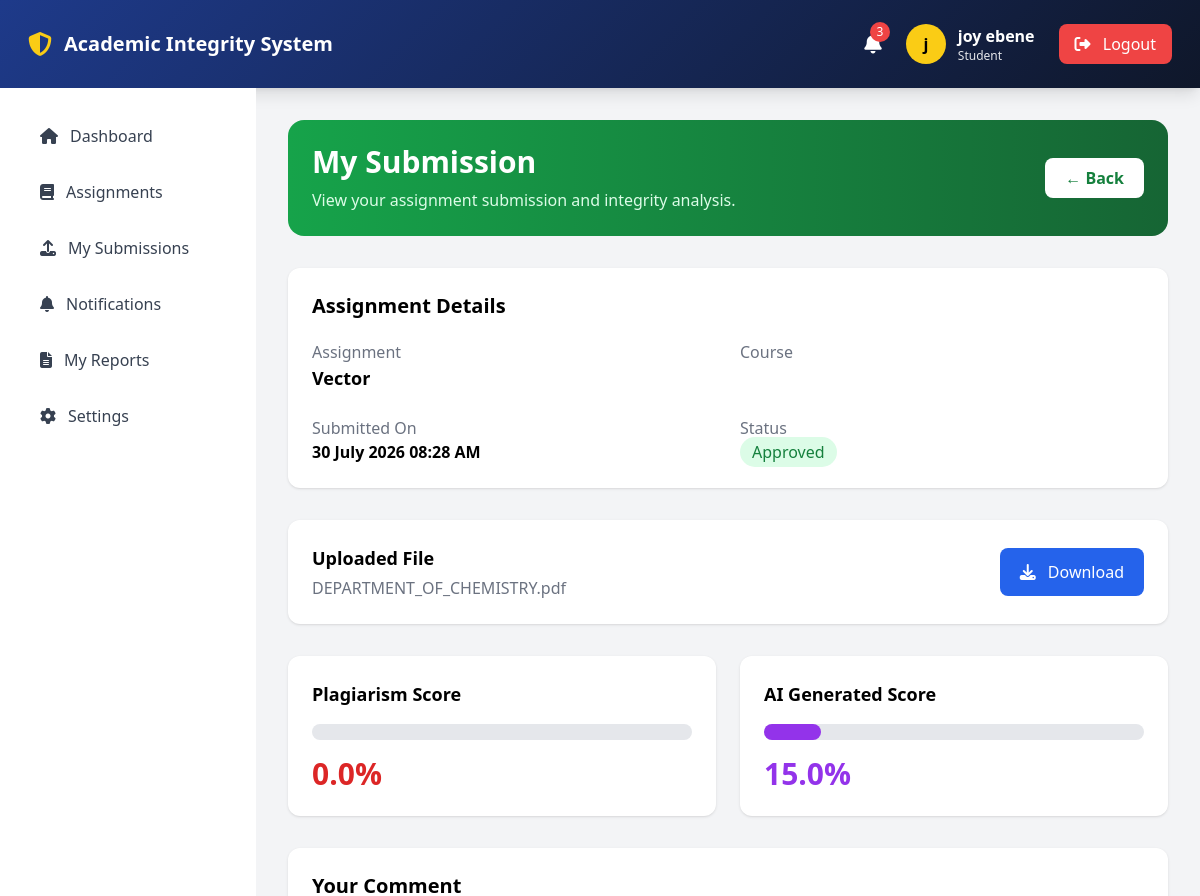
The page /students/submission/1 (signed in) on the database its author committed.
### app/models.py (models this page shows, shortened)
class User(UserMixin, db.Model):
    __tablename__ = 'users'
    id = db.Column(db.Integer, primary_key=True)
    username = db.Column(db.String(50), unique=True, nullable=False)
    email = db.Column(db.String(100), unique=True, nullable=False)
    password_hash = db.Column(db.String(255), nullable=False)
    first_name = db.Column(db.String(50), nullable=False)
    last_name = db.Column(db.String(50), nullable=False)
    role = db.Column(db.String(20), default='student')
    department = db.Column(db.String(100))
    faculty = db.Column(db.String(100))
    created_at = db.Column(db.DateTime, default=datetime.utcnow)
    updated_at = db.Column(db.DateTime, default=datetime.utcnow, onupdate=datetime.utcnow)
    last_login = db.Column(db.DateTime)
    is_active = db.Column(db.Boolean, default=True)
    student_profile = db.relationship('Student', backref='user', uselist=False, cascade='all, delete-orphan')
    lecturer_profile = db.relationship('Lecturer', backref='user', uselist=False, cascade='all, delete-orphan')
    @property
    def full_name(self):
        return f"{self.first_name} {self.last_name}"

class Assignment(db.Model):
    __tablename__ = 'assignments'
    id = db.Column(db.Integer, primary_key=True)
    title = db.Column(db.String(200), nullable=False)
    description = db.Column(db.Text)
    due_date = db.Column(db.DateTime)
    is_active = db.Column(db.Boolean, default=True)
    course_id = db.Column(
        db.Integer,
        db.ForeignKey('courses.id'),
        nullable=False
    )
    created_at = db.Column(
        db.DateTime,
        default=datetime.utcnow
    )
    submissions = db.relationship(
        'Submission',
        backref='assignment',
        lazy=True,
        cascade='all, delete-orphan'
    )

class Submission(db.Model):
    __tablename__ = 'submissions'
    id = db.Column(db.Integer, primary_key=True)
    assignment_id = db.Column(
        db.Integer,
        db.ForeignKey('assignments.id'),
        nullable=False
    )
    student_id = db.Column(
        db.Integer,
        db.ForeignKey('students.id'),
        nullable=False
    )
    file_path = db.Column(db.String(500), nullable=False)
    original_filename = db.Column(db.String(255))
    comments = db.Column(db.Text)
    status = db.Column(
        db.String(30),
        default='processing'
    )
    submitted_at = db.Column(
        db.DateTime,
        default=datetime.utcnow
    )
    student = db.relationship(
        'Student',
        backref=db.backref('submissions', lazy=True)
    )
    analysis = db.relationship(
        'AIAnalysis',
        backref='submission',
        uselist=False,
        cascade='all, delete-orphan'
    )
    suspicious = db.relationship(
        'SuspiciousSubmission',
        backref='submission',
        uselist=False,
        cascade='all, delete-orphan'
    )

class AIAnalysis(db.Model):
    __tablename__ = 'ai_analysis'
    id = db.Column(db.Integer, primary_key=True)
    submission_id = db.Column(
        db.Integer,
        db.ForeignKey('submissions.id'),
        nullable=False,
        unique=True
    )
    plagiarism_score = db.Column(db.Float, default=0)
    ai_generated_score = db.Column(db.Float, default=0)
    analysis_details = db.Column(db.Text)
    model_version = db.Column(db.String(50))
    analyzed_at = db.Column(
        db.DateTime,
        default=datetime.utcnow
    )

### app/students/routes.py (the view)
@students_bp.route('/submission/<int:id>')
@login_required
def view_submission(id):
    submission = Submission.query.get_or_404(id)
    if submission.student_id != current_user.student_profile.id and current_user.role != 'admin':
        flash('Access denied.', 'danger')
        return redirect(url_for('students.dashboard'))
    return render_template('students/view_submission.html', submission=submission)

### app/__init__.py (called while the page is built)
@login_manager.user_loader
def load_user(user_id):
    from app.models import User
    return User.query.get(int(user_id))

### app/templates/students/view_submission.html (shortened to what this page needs)
{% extends "base.html" %}
{% block content %}
<div class="space-y-8">
    <div class="bg-gradient-to-r from-green-600 to-green-800 rounded-2xl p-6 text-white">
        <div class="flex justify-between items-center">
            <div>
                <h1 class="text-3xl font-bold">
                    My Submission
                </h1>
                <p class="text-green-100 mt-2">
                    View your assignment submission and integrity analysis.
                </p>
            </div>
            <a href="{{ url_for('students.my_submissions') }}"
               class="bg-white text-green-700 px-5 py-2 rounded-lg font-semibold">
                ← Back
            </a>
        </div>
    </div>
    <div class="bg-white rounded-xl shadow p-6">
        <h2 class="text-xl font-bold mb-5">
            Assignment Details
        </h2>
        <div class="grid md:grid-cols-2 gap-6">
            <div>
                <p class="text-gray-500">
                    Assignment
                </p>
                <h3 class="font-semibold text-lg">
                    {{ submission.assignment.title }}
                </h3>
            </div>
            <div>
                <p class="text-gray-500">
                    Course
                </p>
            </div>
            <div>
                <p class="text-gray-500">
                    Submitted On
                </p>
                <h3 class="font-semibold">
                    {{ submission.submitted_at.strftime("%d %B %Y %I:%M %p") }}
                </h3>
            </div>
            <div>
                <p class="text-gray-500">
                    Status
                </p>
                {% if submission.status == "approved" %}
                <span class="bg-green-100 text-green-700 px-3 py-1 rounded-full">
                    Approved
                </span>
                {% elif submission.status == "flagged" %}
                <span class="bg-red-100 text-red-700 px-3 py-1 rounded-full">
                    Flagged
                </span>
                {% elif submission.status == "processing" %}
                <span class="bg-yellow-100 text-yellow-700 px-3 py-1 rounded-full">
                    Processing
                </span>
                {% elif submission.status == "completed" %}
                <span class="bg-blue-100 text-blue-700 px-3 py-1 rounded-full">
                    Completed
                </span>
                {% else %}
                <span class="bg-gray-100 text-gray-700 px-3 py-1 rounded-full">
                    {{ submission.status }}
                </span>
                {% endif %}
            </div>
        </div>
    </div>
    <div class="bg-white rounded-xl shadow p-6">
        <div class="flex justify-between items-center">
            <div>
                <h2 class="font-bold text-lg">
                    Uploaded File
                </h2>
                <p class="text-gray-500 mt-1">
                    {{ submission.original_filename }}
                </p>
            </div>
            <a href="{{ url_for('students.download_submission', id=submission.id) }}"
               class="bg-blue-600 hover:bg-blue-700 text-white px-5 py-3 rounded-lg">
                <i class="fas fa-download mr-2"></i>
                Download
            </a>
        </div>
    </div>
    <div class="grid md:grid-cols-2 gap-6">
        <div class="bg-white rounded-xl shadow p-6">
            <h2 class="font-bold text-lg mb-4">
                Plagiarism Score
            </h2>
            <div class="w-full bg-gray-200 rounded-full h-4">
            </div>
            <p class="text-3xl font-bold text-red-600 mt-4">
                {{ submission.analysis.plagiarism_score if submission.analysis else 0 }}%
            </p>
        </div>
        <div class="bg-white rounded-xl shadow p-6">
            <h2 class="font-bold text-lg mb-4">
                AI Generated Score
            </h2>
            <div class="w-full bg-gray-200 rounded-full h-4">
                <div
                    class="bg-purple-600 h-4 rounded-full"
                    style="width: {{ submission.analysis.ai_generated_score if submission.analysis else 0 }}%">
                </div>
            </div>
            <p class="text-3xl font-bold text-purple-600 mt-4">
                {{ submission.analysis.ai_generated_score if submission.analysis else 0 }}%
            </p>
        </div>
    </div>
    <div class="bg-white rounded-xl shadow p-6">
        <h2 class="font-bold text-xl mb-4">
        </h2>
    </div>
</div>
{% endblock %}

### app/templates/includes/navbar.html (shortened to what this page needs)
<nav class="gradient-bg shadow-lg p-2 md:p-3">
    <div class="px-4 h-16 flex justify-between items-center">
        <div class="flex items-center gap-3">
            <i class="fas fa-shield-alt text-yellow-400 text-2xl"></i>
            <span class="text-white text-xl font-bold">
                Academic Integrity System
            </span>
        </div>
        {% if current_user.is_authenticated %}
        <div class="flex items-center gap-6">
            <a href="{{ url_for('notifications.index') }}"
               class="relative text-white hover:text-yellow-400">
                <i class="fas fa-bell text-xl"></i>
                {% if current_user.notifications %}
                <span class="absolute -top-2 -right-2
                bg-red-500 text-white text-xs
                rounded-full h-5 w-5
                flex items-center justify-center">
                    {{ current_user.notifications|length }}
                </span>
                {% endif %}
            </a>
            <div class="flex items-center gap-3">
                <div class="h-10 w-10 rounded-full
                bg-yellow-400 text-black
                flex items-center justify-center
                font-bold">
                    {{ current_user.first_name[0] }}
                </div>
                <div class="text-white">
                    <p class="font-semibold">
                        {{ current_user.full_name }}
                    </p>
                    <p class="text-xs text-gray-200">
                        {{ current_user.role|title }}
                    </p>
                </div>
            </div>
            <a href="{{ url_for('auth.logout') }}"
               class="bg-red-500 hover:bg-red-600
               px-4 py-2 rounded-lg text-white">
                <i class="fas fa-sign-out-alt mr-2"></i>
                Logout
            </a>
        </div>
        {% endif %}
    </div>
</nav>

### app/templates/base.html (style rules this page uses)
.gradient-bg { background: linear-gradient(135deg, #1e3a8a, #0f172a); }

### rows shown on the page
User: first_name "j", full_name "joy ebene", role "Student"
Assignment: assignment "Vector"
Submission: submitted_at "30 July 2026 08:28 AM", original_filename "DEPARTMENT_OF_CHEMISTRY.pdf"
AIAnalysis: analysis "0.0", analysis "15.0"

### other values the page prints
{{ current_user.notifications|length }} "3"
